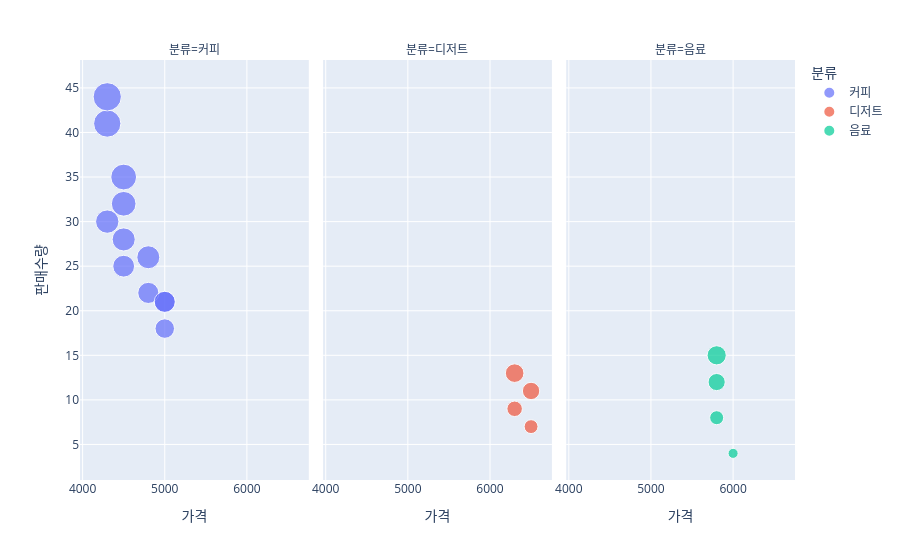

Notebook cell for this chart:
### Code cell
graph = px.scatter(df, 
               x='가격',
               y='판매수량',
               size='매출',
               facet_col='분류',
               hover_data={'날짜': '|%m/%d', '지점': True, '매출': ':,', '분류': False},
               color='분류')
graph.show()

### Figure 1 — Plotly figure (JSON) as saved in the notebook; plotly's stock layout.template omitted (floating-point values rounded to 4 significant figures)
{"data": [{"customdata": [["2026-11-02T00:00:00", "강남점", 144000, "커피"], ["2026-11-02T00:00:00", "강남점", 90000, "커피"], ["2026-11-02T00:00:00", "홍대점", 176300, "커피"], ["2026-11-03T00:00:00", "강남점", 126000, "커피"], ["2026-11-03T00:00:00", "강남점", 105000, "커피"], ["2026-11-03T00:00:00", "홍대점", 105600, "커피"], ["2026-11-04T00:00:00", "강남점", 112500, "커피"], ["2026-11-04T00:00:00", "홍대점", 129000, "커피"], ["2026-11-04T00:00:00", "홍대점", 124800, "커피"], ["2026-11-05T00:00:00", "강남점", 157500, "커피"], ["2026-11-05T00:00:00", "강남점", 105000, "커피"], ["2026-11-05T00:00:00", "홍대점", 189200, "커피"]], "hovertemplate": "가격=%{x}<br>판매수량=%{y}<br>매출=%{customdata[2]:,}<br>날짜=%{customdata[0]|%m/%d}<br>지점=%{customdata[1]}<extra></extra>", "legendgroup": "커피", "marker": {"color": "#636efa", "size": [144000, 90000, 176300, 126000, 105000, 105600, 112500, 129000, 124800, 157500, 105000, 189200], "sizemode": "area", "sizeref": 473, "symbol": "circle"}, "mode": "markers", "name": "커피", "orientation": "v", "showlegend": true, "type": "scatter", "x": [4500, 5000, 4300, 4500, 5000, 4800, 4500, 4300, 4800, 4500, 5000, 4300], "xaxis": "x", "y": [32, 18, 41, 28, 21, 22, 25, 30, 26, 35, 21, 44], "yaxis": "y"}, {"customdata": [["2026-11-02T00:00:00", "강남점", 45500, "디저트"], ["2026-11-03T00:00:00", "홍대점", 56700, "디저트"], ["2026-11-04T00:00:00", "강남점", 71500, "디저트"], ["2026-11-05T00:00:00", "홍대점", 81900, "디저트"]], "hovertemplate": "가격=%{x}<br>판매수량=%{y}<br>매출=%{customdata[2]:,}<br>날짜=%{customdata[0]|%m/%d}<br>지점=%{customdata[1]}<extra></extra>", "legendgroup": "디저트", "marker": {"color": "#EF553B", "size": [45500, 56700, 71500, 81900], "sizemode": "area", "sizeref": 473, "symbol": "circle"}, "mode": "markers", "name": "디저트", "orientation": "v", "showlegend": true, "type": "scatter", "x": [6500, 6300, 6500, 6300], "xaxis": "x2", "y": [7, 9, 11, 13], "yaxis": "y2"}, {"customdata": [["2026-11-02T00:00:00", "홍대점", 69600, "음료"], ["2026-11-03T00:00:00", "홍대점", 46400, "음료"], ["2026-11-04T00:00:00", "강남점", 24000, "음료"], ["2026-11-05T00:00:00", "홍대점", 87000, "음료"]], "hovertemplate": "가격=%{x}<br>판매수량=%{y}<br>매출=%{customdata[2]:,}<br>날짜=%{customdata[0]|%m/%d}<br>지점=%{customdata[1]}<extra></extra>", "legendgroup": "음료", "marker": {"color": "#00cc96", "size": [69600, 46400, 24000, 87000], "sizemode": "area", "sizeref": 473, "symbol": "circle"}, "mode": "markers", "name": "음료", "orientation": "v", "showlegend": true, "type": "scatter", "x": [5800, 5800, 6000, 5800], "xaxis": "x3", "y": [12, 8, 4, 15], "yaxis": "y3"}], "layout": {"annotations": [{"font": {}, "showarrow": false, "text": "분류=커피", "x": 0.16, "xanchor": "center", "xref": "paper", "y": 1, "yanchor": "bottom", "yref": "paper"}, {"font": {}, "showarrow": false, "text": "분류=디저트", "x": 0.5, "xanchor": "center", "xref": "paper", "y": 1, "yanchor": "bottom", "yref": "paper"}, {"font": {}, "showarrow": false, "text": "분류=음료", "x": 0.84, "xanchor": "center", "xref": "paper", "y": 1, "yanchor": "bottom", "yref": "paper"}], "legend": {"itemsizing": "constant", "title": {"text": "분류"}, "tracegroupgap": 0}, "margin": {"t": 60}, "xaxis": {"anchor": "y", "domain": [0, 0.32], "title": {"text": "가격"}}, "xaxis2": {"anchor": "y2", "domain": [0.34, 0.66], "matches": "x", "title": {"text": "가격"}}, "xaxis3": {"anchor": "y3", "domain": [0.68, 1.0], "matches": "x", "title": {"text": "가격"}}, "yaxis": {"anchor": "x", "domain": [0, 1], "title": {"text": "판매수량"}}, "yaxis2": {"anchor": "x2", "domain": [0, 1], "matches": "y", "showticklabels": false}, "yaxis3": {"anchor": "x3", "domain": [0, 1], "matches": "y", "showticklabels": false}}}
